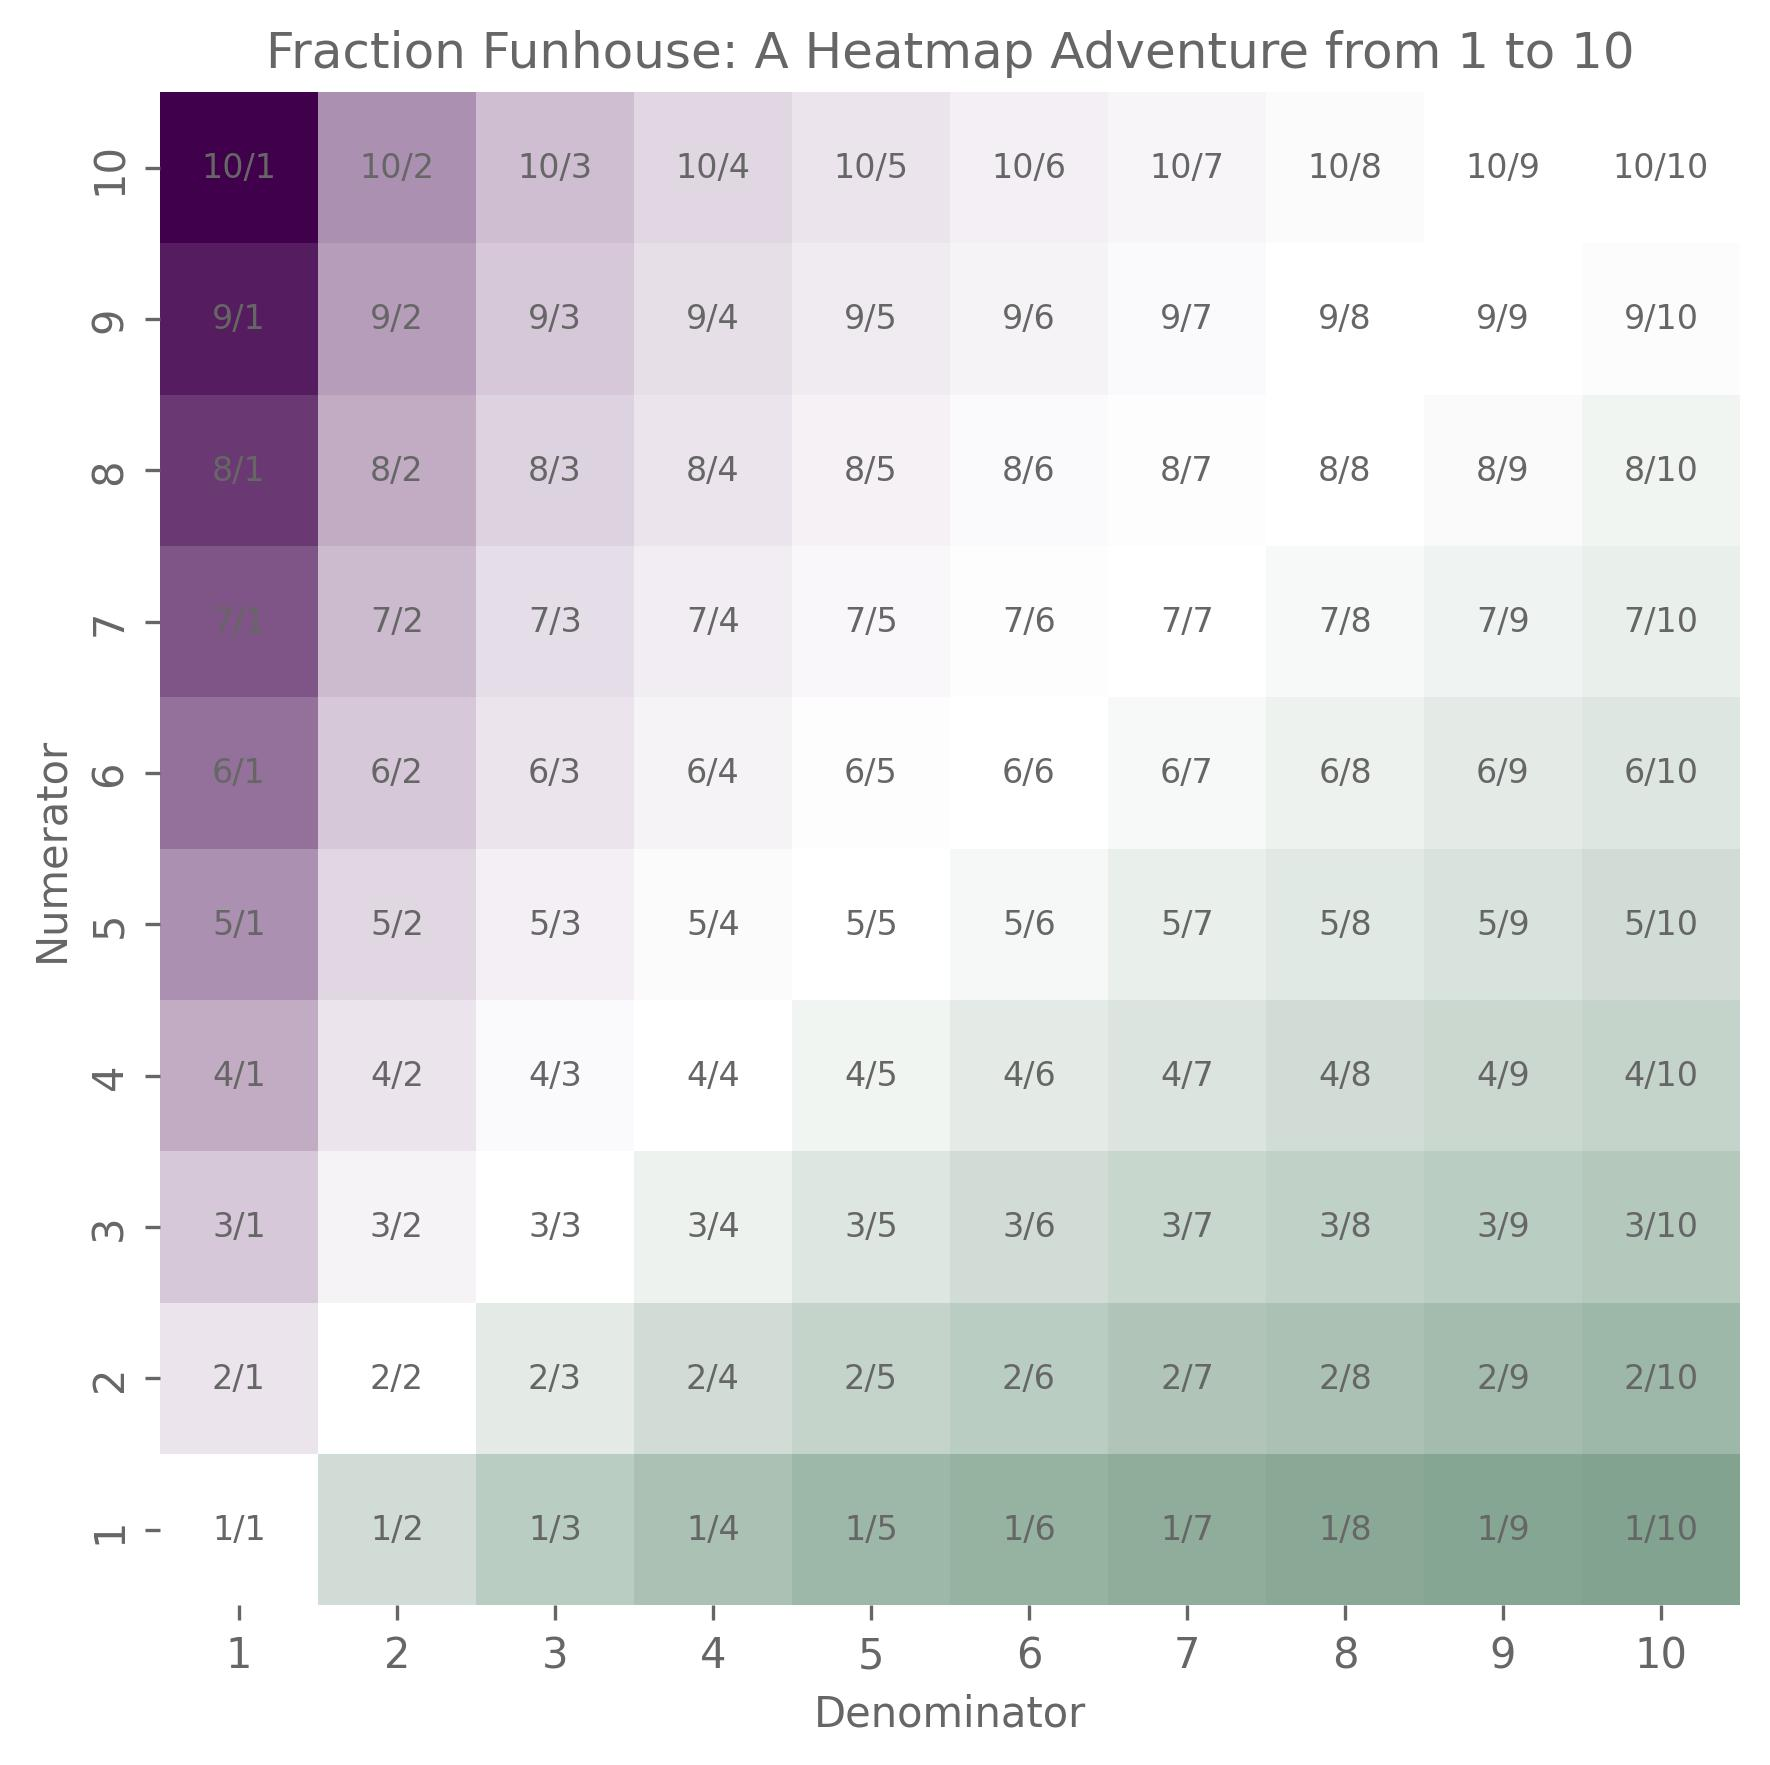

This figure's Python source:
# Day 1 of 30 Days of Charts 2025
#
# Fractions
#
# First install libraries in terminal with pip install numpy matplotlib seaborn

#########################################################
# Updated attempt with final color support from Claude.ai
#########################################################
import numpy as np
import matplotlib.pyplot as plt
import seaborn as sns
from matplotlib.colors import LinearSegmentedColormap, LogNorm
import matplotlib.colors as mcolors

# Define the number of rows and columns (now 1 to 10)
num_rows = 10
num_cols = 10

# Create the data array for the heatmap (for color mapping)
data = np.zeros((num_rows, num_cols))

# Create the array for the labels
labels = np.empty((num_rows, num_cols), dtype=object)

# Populate the data and labels arrays
for y in range(1, num_rows + 1):
    for x in range(1, num_cols + 1):
        data[y - 1, x - 1] = y / x
        labels[y - 1, x - 1] = f"{y}/{x}"

# Define the colors for the custom colormap
color_less_than_1 = '#00441b'   # New dark green color
color_greater_than_1 = '#40004b'  # New dark purple color
white = '#FFFFFF'            # White
gray_color = '#CCCCCC'       # 80% gray (actually closer to 80% white/20% black)

# Create two separate colormaps for values < 1 and values > 1
# For values < 1 (from dark green to white)
cmap_less_than_1 = LinearSegmentedColormap.from_list('green_to_white', 
                                                   [color_less_than_1, white])

# For values > 1 (from white to dark purple)
cmap_greater_than_1 = LinearSegmentedColormap.from_list('white_to_purple', 
                                                      [white, color_greater_than_1])

# Combine the colormaps
# Create a nonlinear normalization to make small values more prominent
class NonLinearNorm(mcolors.Normalize):
    def __init__(self, vmin=0, vmax=10, center=1, clip=False):
        super().__init__(vmin, vmax, clip)
        self.center = center
        
    def __call__(self, value, clip=None):
        # Transform values < 1 to make the color gradient more prominent
        result = np.ma.masked_array(np.zeros_like(value, dtype=np.float64), mask=np.ma.getmask(value))
        
        # For values < 1, use a power function to make colors more intense as they approach 0
        less_than_1 = np.where(value < self.center)
        if len(less_than_1[0]) > 0:
            # Scale from 0-0.5 for values between 0-1
            result[less_than_1] = 0.5 * (value[less_than_1] / self.center) ** 0.3
            
        # For values >= 1, linear mapping from 0.5-1.0
        greater_equal_1 = np.where(value >= self.center)
        if len(greater_equal_1[0]) > 0:
            # Max value in data
            max_val = np.max(value)
            # Scale from 0.5-1.0 for values between 1-max
            result[greater_equal_1] = 0.5 + 0.5 * (value[greater_equal_1] - self.center) / (max_val - self.center)
            
        return result

# Create the custom colormap by concatenating the two colormaps
n_bins = 100  # Number of discrete colors
colors_less = cmap_less_than_1(np.linspace(0, 1, n_bins//2))
colors_greater = cmap_greater_than_1(np.linspace(0, 1, n_bins//2))
all_colors = np.vstack((colors_less, colors_greater))
custom_cmap = mcolors.LinearSegmentedColormap.from_list('custom_diverging', all_colors)

# Set up the plot with a gray background
plt.figure(figsize=(6, 6))

# Set the gray color for all text elements
text_color = '#666666'  # 80% gray (40% black)

# Change the default text color for the entire plot
plt.rcParams['text.color'] = text_color
plt.rcParams['axes.labelcolor'] = text_color
plt.rcParams['xtick.color'] = text_color
plt.rcParams['ytick.color'] = text_color

# Create the heatmap using seaborn with the custom colormap, normalization, and labels
norm = NonLinearNorm(vmin=np.min(data), vmax=np.max(data), center=1)
heatmap = sns.heatmap(data, annot=labels, fmt='', cmap=custom_cmap, norm=norm,
            xticklabels=range(1, num_cols + 1),
            yticklabels=range(1, num_rows + 1),
            annot_kws={"fontsize": 8, "color": text_color},
            cbar=False) # Remove the heatmap color bar for clarity

# Get the current axes object
axes = plt.gca()

# Invert the y-axis
axes.invert_yaxis()

# Add labels and title with gray text
plt.xlabel("Denominator", color=text_color)
plt.ylabel("Numerator", color=text_color)
plt.title("Fraction Funhouse: A Heatmap Adventure from 1 to 10", color=text_color)

# Apply gray color to tick labels
for label in (axes.get_xticklabels() + axes.get_yticklabels()):
    label.set_color(text_color)

# Show the plot and save as JPG
plt.tight_layout()
plt.savefig("C:/Users/clint/OneDrive/Code/Python/2025 30DOC Python/01 fractions/01_fractions.jpg", dpi=300, bbox_inches='tight')
plt.show()
